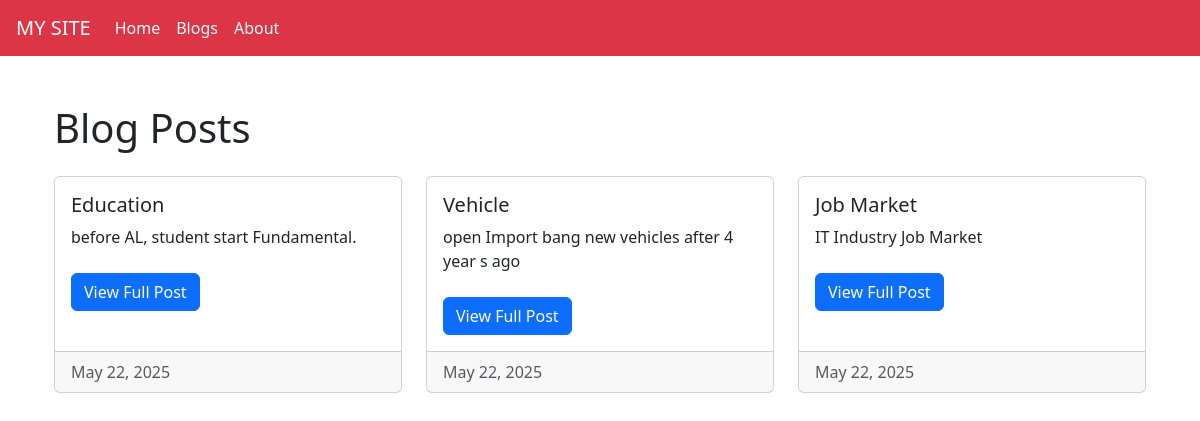
Screenshot of /blog/ with the database file from the repository.
### home/models.py (models this page shows, shortened)
class Post(models.Model):
    title = models.CharField(max_length=100)
    content = models.TextField()
    created_at = models.DateTimeField(auto_now_add=True)

### home/views.py (the view)
# urls.py: path('blog/', views.blog_list, name='blog_list'),
def blog_list(request):
    posts = Post.objects.all().order_by('-created_at')
    return render(request, 'blog/blog_list.html',{'posts':posts})

### home/templates/blog/blog_list.html
{% extends 'base.html' %}
{% block content %}
<div class="container mt-5">
    <h1 class="mb-4">Blog Posts</h1>
    <div class="row">
        {% for post in posts %}
        <div class="col-md-4 mb-4">
            <div class="card h-100">
                <div class="card-body">
                    <h5 class="card-title">{{ post.title }}</h5>
                    <p class="card-text">{{ post.content|truncatechars:100 }}</p>
                    <a href="{% url 'blog_detail' post.pk %}" class="btn btn-primary mt-2">View Full Post</a>
                </div>
                <div class="card-footer text-muted">
                    {{ post.created_at|date:"M d, Y" }}
                </div>
            </div>
        </div>
        {% empty %}
        <p>No blog posts available.</p>
        {% endfor %}
    </div>
</div>
{% endblock %}

### rows the page displays
Post: title "Education", content "before AL, student start Fundamental.", created_at "May 22, 2025"
Post: title "Vehicle", content "open Import bang new vehicles after 4 year s ago", created_at "May 22, 2025"
Post: title "Job Market", content "IT Industry Job Market", created_at "May 22, 2025"
